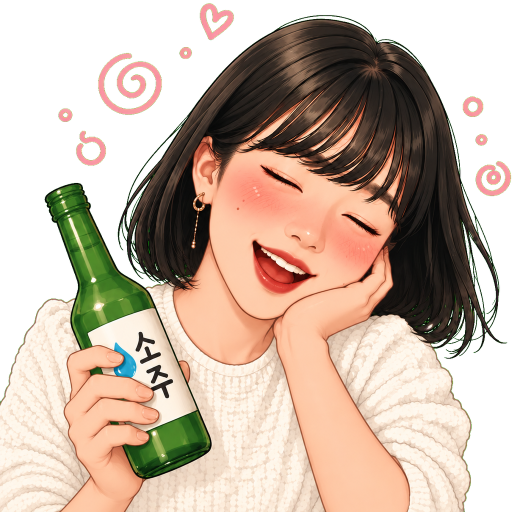
#> input picture assets/images/character/female_dizzy.png, 1029 x 1024 px (shown at 1/2 size)
$ python -i key-green-characters.py   (imports and definitions only)
#> lines starting #> are read from the running program, lines starting #| are printed output that depends on the picture
#> further down, picture is the input picture: PIL image 1029x1024 RGBA; mean R, G, B, A 121.9, 103.8, 87.5, 176.1
#!/usr/bin/env python3
"""순수 초록(#00FF00) 배경으로 그린 캐릭터를 크로마키로 투명(RGBA) 처리한다 (Pillow 만 사용).

ML 배경 제거(851-labs/background-remover)는 캐릭터 주변에 떠 있는 물방울·하트를
배경으로 보고 지운다. Codex 이미지 도구가 배경을 완전 단색 초록으로 그려 주므로
초록만 골라 빼면 장식이 그대로 남는다.

    python3 scripts/key-green-characters.py in.png out.png [--height 1024] [in2 out2 ...]

알고리즘 (초록 과잉 e = G − max(R, B), 0~255):
  1. e ≥ HARD 인 픽셀은 어디에 있든 배경(갇힌 영역·거품 안쪽 포함). 소주병 초록은 e≈60 이라 안전.
  2. 배경을 ALPHA_BAND 만큼 불린 띠 안에서만 알파를 부드럽게: a = 1 − clamp((e − LO)/(HI − LO)).
     SPILL_BAND 안의 불투명 픽셀은 초록 물듦(G 과잉)을 깎는다. 안쪽이라도 밝고 연한 초록
     (유리컵에 배경이 비친 것)은 중화한다 — R·B ≥ PALE_SPILL_MIN 조건으로 소주병은 보호.
  3. 반투명 픽셀은 초록 기여분을 되돌린다: R' = R/a, B' = B/a, G' = (G − (1−a)·255)/a.
     이러면 흰 스웨터 가장자리도 회색이 아니라 흰색으로 남는다.
  4. 여백 크롭(+PADDING) → 지정 높이로 LANCZOS 축소 → PNG.
"""
import argparse
from pathlib import Path

from PIL import Image, ImageFilter

HARD = 150        # 이 이상이면 배경(유리컵에 비친 진한 초록도 포함 — 소주병 e≈60~100 은 안전)
LO, HI = 80, 240  # 소프트 알파 구간 (소주병 초록 e≈60 은 LO 아래라 불투명 유지)
ALPHA_BAND = 10   # 배경 주변 이 폭(px) 안에서만 알파를 부드럽게 (렌더의 안티에일리어싱 폭보다 넓게)
SPILL_BAND = 4    # 이 폭 안의 불투명 픽셀은 초록 물듦을 깎는다 (넓히면 소주병 테두리가 탁해진다)
SPILL_TOL = 16    # 허용할 초록 과잉
PALE_SPILL_MIN = 60   # 안쪽 초록 물듦 중화 조건: min(R,B) ≥ 이 값 AND G ≥ PALE_SPILL_G (소주병 G≈120~180 은 제외)
PALE_SPILL_G = 190
PADDING = 8


def key(im: Image.Image) -> Image.Image:
    im = im.convert("RGB")
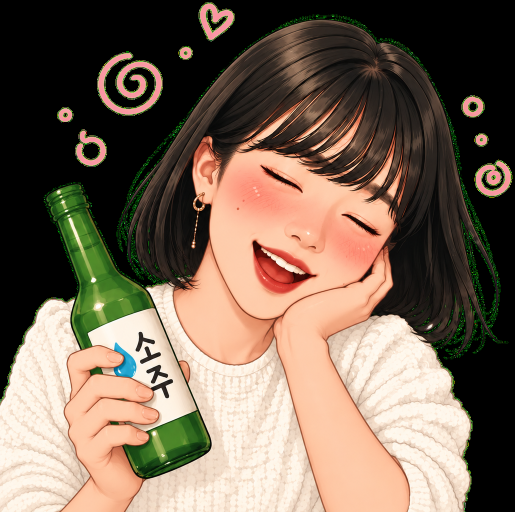
#> im: PIL image 1029x1024 RGB (shown at 1/2 size); mean R, G, B 121.9, 103.8, 87.5
    w, h = im.size
#> w = 1029; h = 1024
    px = im.load()

    # 1. 순수 초록(e ≥ HARD) 은 어디에 있든 배경 — 팔과 머리 사이 같은 갇힌 영역, 거품 안쪽도 포함.
    #    (테두리 연결 조건을 두면 갇힌 초록이 남는다. 소주병 초록은 e≈60 이라 걸리지 않는다.)
    hard = Image.new("L", (w, h), 0)
#> hard: PIL image 1029x1024 L; every value is 0
    hp = hard.load()
    excess = [[0] * w for _ in range(h)]
    for y in range(h):
        row = excess[y]
        for x in range(w):
            r, g, b = px[x, y]
            e = g - max(r, b)
            row[x] = e
            if e >= HARD:
                hp[x, y] = 255

    # 2. 배경 주변 띠: 넓은 띠(ALPHA_BAND)는 알파를 부드럽게, 좁은 띠(SPILL_BAND)는 초록 번짐을 깎는다
    alpha_band = hard.filter(ImageFilter.MaxFilter(ALPHA_BAND * 2 + 1)).load()
    spill_band = hard.filter(ImageFilter.MaxFilter(SPILL_BAND * 2 + 1)).load()

    out = Image.new("RGBA", (w, h))
#> out: PIL image 1029x1024 RGBA; every value is 0
    op = out.load()
    for y in range(h):
        for x in range(w):
            r, g, b = px[x, y]
            if hp[x, y]:
                op[x, y] = (0, 0, 0, 0)
                continue
            if alpha_band[x, y] == 0:
                e = excess[y][x]
                if e > SPILL_TOL and min(r, b) >= PALE_SPILL_MIN and g >= PALE_SPILL_G:
                    # 유리컵처럼 투명한 사물에 초록 배경이 비쳐 연두색으로 물든 부분 —
                    # 밝고 연한(R·B 가 높은) 초록만 중화한다. 소주병은 R·B 가 낮아 그대로.
                    g = max(r, b) + SPILL_TOL
                op[x, y] = (r, g, b, 255)
                continue
            e = excess[y][x]
            a = 1.0 - min(max((e - LO) / (HI - LO), 0.0), 1.0)
            if a <= 0.0:
                op[x, y] = (0, 0, 0, 0)
                continue
            if a >= 1.0:
                if spill_band[x, y] and e > SPILL_TOL:
                    # 불투명한 가장자리에 남은 초록 물듦 — G 를 다른 채널 수준으로 내린다
                    g = max(r, b) + SPILL_TOL
                op[x, y] = (r, g, b, 255)
                continue
            # 3. 반투명 픽셀: 초록 기여분을 되돌린다
            r2 = min(255, round(r / a))
            b2 = min(255, round(b / a))
            g2 = min(255, max(0, round((g - (1 - a) * 255) / a)))
            op[x, y] = (r2, g2, b2, round(a * 255))
    return out


def finalize(src: Path, dst: Path, height: int) -> None:
    im = key(Image.open(src))
    bbox = im.getbbox()
    if bbox is None:
        raise SystemExit(f"{src}: 전부 투명")
    l, t, r, b = bbox
    im = im.crop((max(0, l - PADDING), max(0, t - PADDING), min(im.width, r + PADDING), min(im.height, b + PADDING)))
    if im.height != height:
        im = im.resize((round(im.width * height / im.height), height), Image.LANCZOS)
    dst.parent.mkdir(parents=True, exist_ok=True)
    im.save(dst, optimize=True)
    hist = im.getchannel("A").histogram()
    n = im.width * im.height
    print(f"{src.name} → {dst} {im.size}  transparent {hist[0] * 100 / n:.1f}%  partial {sum(hist[1:255]) * 100 / n:.1f}%  opaque {hist[255] * 100 / n:.1f}%")


def main() -> None:
    p = argparse.ArgumentParser(description=__doc__, formatter_class=argparse.RawDescriptionHelpFormatter)
    p.add_argument("pairs", nargs="+", help="in.png out.png [in2 out2 ...]")
    p.add_argument("--height", type=int, default=1024)
    a = p.parse_args()
    if len(a.pairs) % 2:
        raise SystemExit("in/out 쌍으로 넘겨야 한다")
    for i in range(0, len(a.pairs), 2):
        finalize(Path(a.pairs[i]), Path(a.pairs[i + 1]), a.height)


# [2 lines not run here, left out]

>>> from PIL import Image
>>> picture = Image.open('../assets/images/character/female_dizzy.png')
>>> result = key(picture)

$ run again, on assets/images/character/female_greeting.png
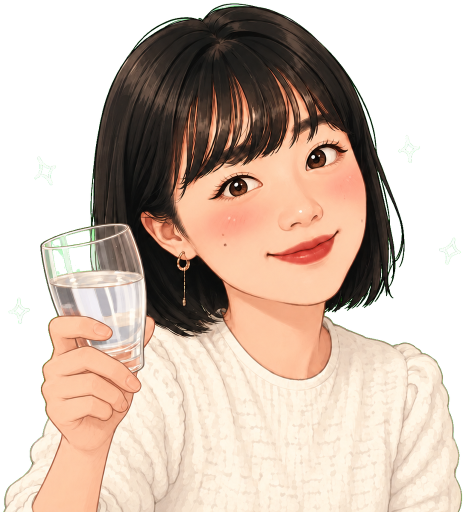
#> input picture assets/images/character/female_greeting.png, 931 x 1024 px (shown at 1/2 size)
#> picture is the input picture: PIL image 931x1024 RGBA; mean R, G, B, A 125.1, 107.8, 94.2, 172.3
#> in key, `im = im.convert("RGB")`:
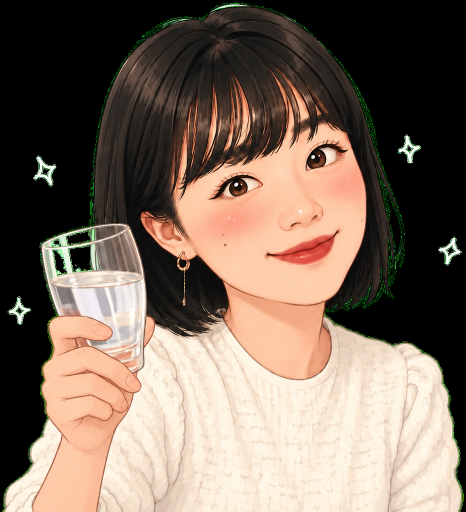
#> im: PIL image 931x1024 RGB (shown at 1/2 size); mean R, G, B 125.1, 107.8, 94.2
#> hard: PIL image 931x1024 L; every value is 0
#> out: PIL image 931x1024 RGBA; every value is 0

$ run again, on assets/images/character/male_dizzy.png
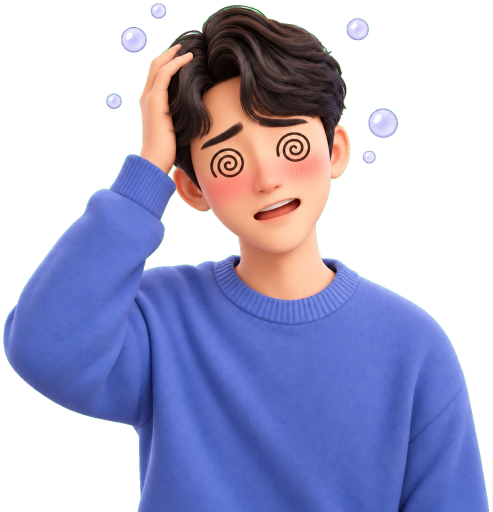
#> input picture assets/images/character/male_dizzy.png, 985 x 1024 px (shown at 1/2 size)
#> picture is the input picture: PIL image 985x1024 RGBA; mean R, G, B, A 63.8, 64.8, 95.9, 146.8
#> in key, `im = im.convert("RGB")`:
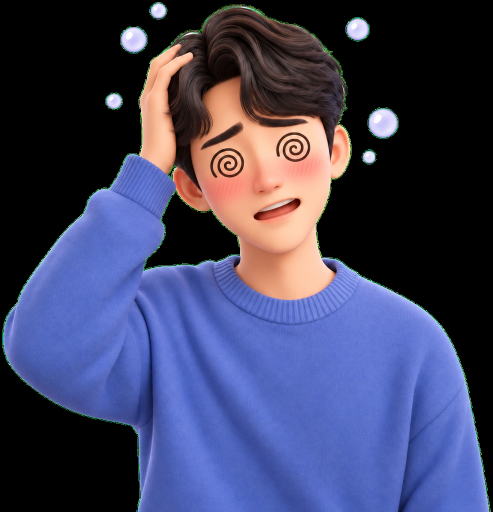
#> im: PIL image 985x1024 RGB (shown at 1/2 size); mean R, G, B 63.8, 64.8, 95.9
#> hard: PIL image 985x1024 L; every value is 0
#> out: PIL image 985x1024 RGBA; every value is 0

$ run again, on assets/images/character/male_drinking.png
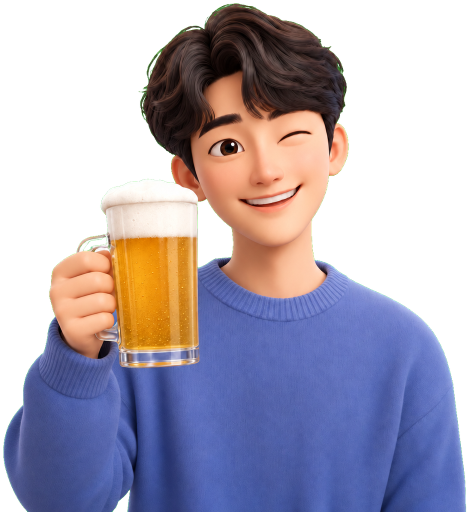
#> input picture assets/images/character/male_drinking.png, 939 x 1024 px (shown at 1/2 size)
#> picture is the input picture: PIL image 939x1024 RGBA; mean R, G, B, A 74.8, 69, 84.3, 155.9
#> in key, `im = im.convert("RGB")`:
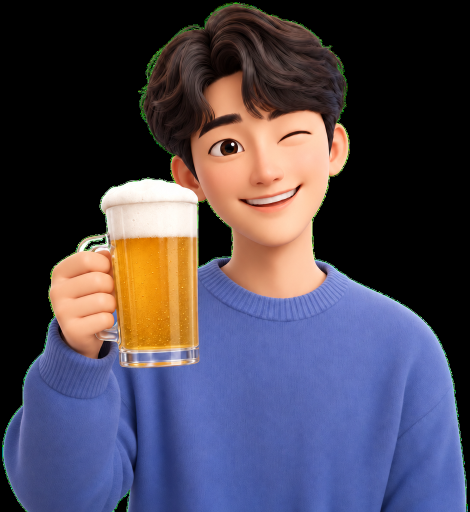
#> im: PIL image 939x1024 RGB (shown at 1/2 size); mean R, G, B 74.8, 69, 84.3
#> hard: PIL image 939x1024 L; every value is 0
#> out: PIL image 939x1024 RGBA; every value is 0
